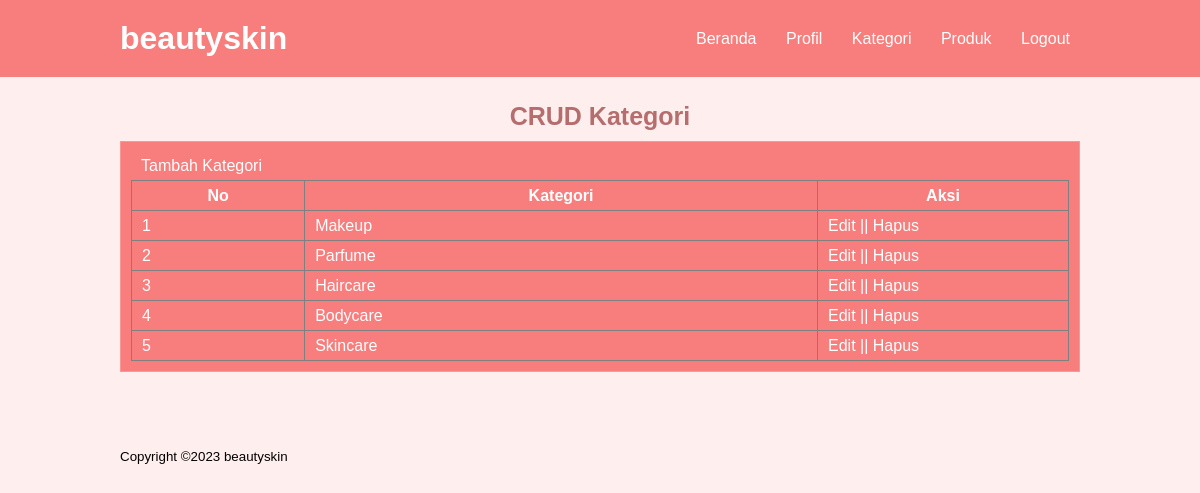
The page /data_kategori.php (signed in) on the database its author committed.
### tables this page shows
CREATE TABLE `tb_category` (
  `category_id` int(11) NOT NULL,
  `category_name` varchar(30) NOT NULL
);

### data_kategori.php (the view, shortened to what this page needs)
<?php
    include 'database.php';
?>
<!DOCTYPE html>
<html>
    <head>
        <link rel="stylesheet" href="style.css">
    </head>
    <body>
        <header>
            <div class="container">
                <h1><a href="beranda_admin.php">beautyskin</a></h1>
                <ul>
                    <li><a href="beranda_admin.php">Beranda</a></li>
                    <li><a href="profil.php">Profil</a></li>
                    <li><a href="data_kategori.php">Kategori</a></li>
                    <li><a href="data_produk.php">Produk</a></li>
                    <li><a href="logout.php">Logout</a></li>
                </ul>
            </div>
        </header>
        <div class="section">
            <div class="container">
                <h3>CRUD Kategori</h3>
                <div class="box">
                    <p color="#688333"><a href = "tambah_kategori.php">Tambah Kategori</a></p>
                   <table border="1" cellspacing="0" class="tabel">
                       <thead>
                           <tr>
                               <th>No</th>
                               <th>Kategori</th>
                               <th width="250px">Aksi</th>
                           </tr>
                       </thead>
                       <tbody>
                           <?php
                                $no = 1;
                                $kategori = mysqli_query($conn, "SELECT * FROM tb_category ORDER BY category_id DESC");
                                if(mysqli_num_rows($kategori) > 0){
                                while($row = mysqli_fetch_array($kategori)){
                           ?>
                           <tr>
                               <td><?php echo $no++ ?></td>
                               <td><?php echo $row['category_name']?></td>
                               <td>
                                   <a href="edit_kategori.php?id=<?php echo $row['category_id']?>">Edit</a> || <a href="hapus_kategori.php?idk=<?php echo $row['category_id'] ?>" onclick="return confirm('Yakin ingin menghapus kategori?')">Hapus</a>
                               </td>
                           </tr>
                           <?php }}else{ ?>
                            <tr>
                                <td colspan="3">Tidak ada data</td>
                            </tr>
                            <?php } ?>
                       </tbody>
                   </table>
                </div>
            </div>
        </div>
        <footer>
            <div class="container">
                <small>Copyright &copy2023 beautyskin</small>
            </div>
        </footer>
    </body>
</html>

### style.css (style rules this page uses)
* { padding: 0; margin: 0; font-family: 'Poppins', sans-serif; }
body { background-color: #FFEEEE; font-family: 'Poppins', sans-serif; }
a { color: #fff; text-decoration: none; }
header { background-color:#F87D7D; color: #fff; }
header h1 { float: left; padding: 20px 0; }
header ul { float: right; }
header ul li { display: inline-block; }
header ul li a { padding: 30px 10px 20px 15px; display: inline-block; }
.section { color: #FFCACA; }
footer { padding: 25px 0 10px 0; }
.container { width: 80%; margin:0 auto; }
.container:after { content: ""; display: block; clear: both; }
.section { padding: 25px 0; }
.box { background-color: #F87D7D; border: 1px solid #FA9898; padding: 10px; box-sizing: border-box; margin: 10px 0 25px 0; }
.box:after { content: ''; display: block; clear: both; }
.tabel { width: 100%; border-collapse: collapse; color: #fff; }
.tabel tr { height: 30px; }
.tabel tr td { padding: 5px 10px; }
.tabel tr td a { color: #fff; }
.section .container h3 { text-align: center; font-size: 25px; color: #b66d6d; }
.box p { padding: 5px 10px; color: #fff; }

### rows shown on the page
tb_category: category_name "Makeup"
tb_category: category_name "Parfume"
tb_category: category_name "Haircare"
tb_category: category_name "Bodycare"
tb_category: category_name "Skincare"
